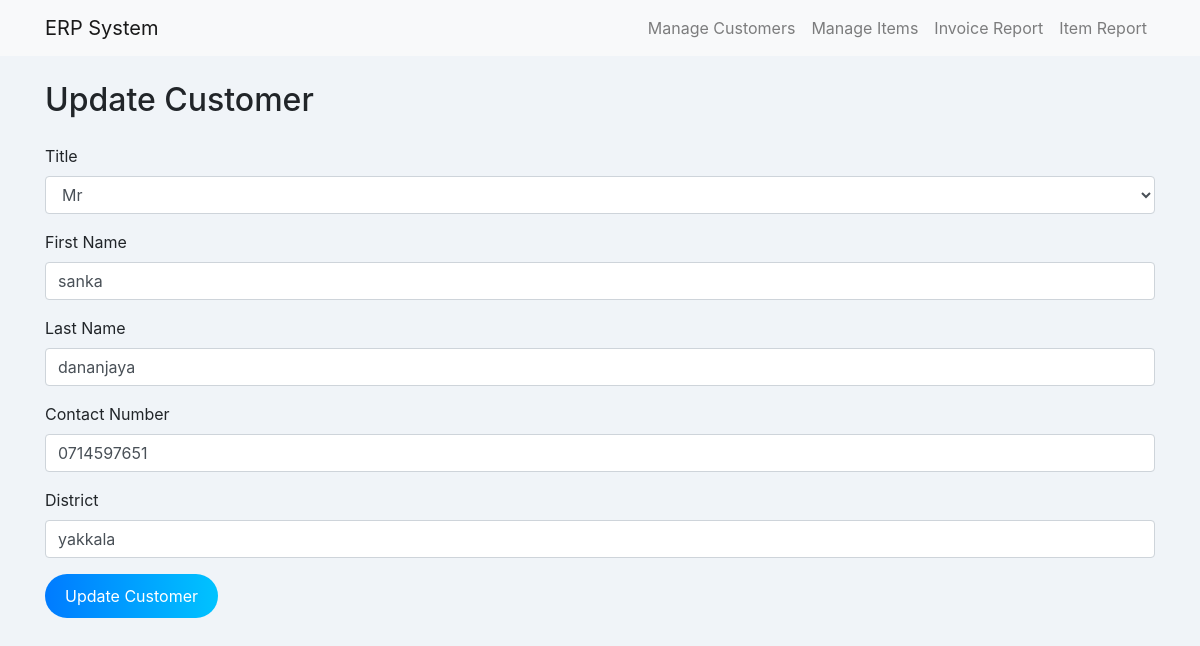
Screenshot of /customers/update_customer.php?id=1 with the database file from the repository.
### tables this page shows
CREATE TABLE `customers` (
  `customer_id` int(11) NOT NULL,
  `title` varchar(10) DEFAULT NULL,
  `first_name` varchar(100) DEFAULT NULL,
  `last_name` varchar(100) DEFAULT NULL,
  `contact_number` varchar(15) DEFAULT NULL,
  `district` varchar(100) DEFAULT NULL
);

### customers/update_customer.php (the view, shortened to what this page needs)
<?php include('../includes/database.php'); ?>
<?php include('../includes/navbar.php'); ?>
<!DOCTYPE html>
<html lang="en">
<head>
    <link rel="stylesheet" href="../css/bootstrap.min.css">
    <link rel="stylesheet" href="../css/dashboard.css">
</head>
<body>
<div class="container">
    <h2>Update Customer</h2>
    <?php
    if (isset($_GET['id'])) {
        $customer_id = $_GET['id'];
        $query = $conn->prepare("SELECT * FROM customers WHERE customer_id = ?");
        $query->bind_param('i', $customer_id);
        $query->execute();
        $result = $query->get_result();
        if ($result->num_rows > 0) {
            $customer = $result->fetch_assoc();
            ?>
            <form method="POST" action="update_customer.php?id=<?php echo $customer_id; ?>">
                <div class="form-group">
                    <label for="title">Title</label>
                    <select class="form-control" name="title" required>
                        <option value="Mr" <?php if($customer['title'] == 'Mr') echo 'selected'; ?>>Mr</option>
                    </select>
                </div>
                <div class="form-group">
                    <label for="first_name">First Name</label>
                    <input type="text" class="form-control" name="first_name" value="<?php echo $customer['first_name']; ?>" required>
                </div>
                <div class="form-group">
                    <label for="last_name">Last Name</label>
                    <input type="text" class="form-control" name="last_name" value="<?php echo $customer['last_name']; ?>" required>
                </div>
                <div class="form-group">
                    <label for="contact_number">Contact Number</label>
                    <input type="text" class="form-control" name="contact_number" value="<?php echo $customer['contact_number']; ?>" required>
                </div>
                <div class="form-group">
                    <label for="district">District</label>
                    <input type="text" class="form-control" name="district" value="<?php echo $customer['district']; ?>" required>
                </div>
                <button type="submit" class="btn btn-primary">Update Customer</button>
            </form>
            <?php
        } else {
            echo "<div class='alert alert-danger'>Customer not found.</div>";
        }
    }
    ?>
</div>
</body>
</html>

### css/dashboard.css (style rules this page uses)
body { background-color: #f0f4f8; }
h2 { margin: 25px 0; }
.btn { font-size: 16px; padding: 10px 20px; border-radius: 50px; background: linear-gradient(90deg, #007bff, #00c3ff); border: none; color: white; transition: background 0.3s ease; margin-bottom: 25px; }

### rows the page displays
customers: title "Mr", first_name "sanka", last_name "dananjaya", contact_number "0714597651", district "yakkala"
